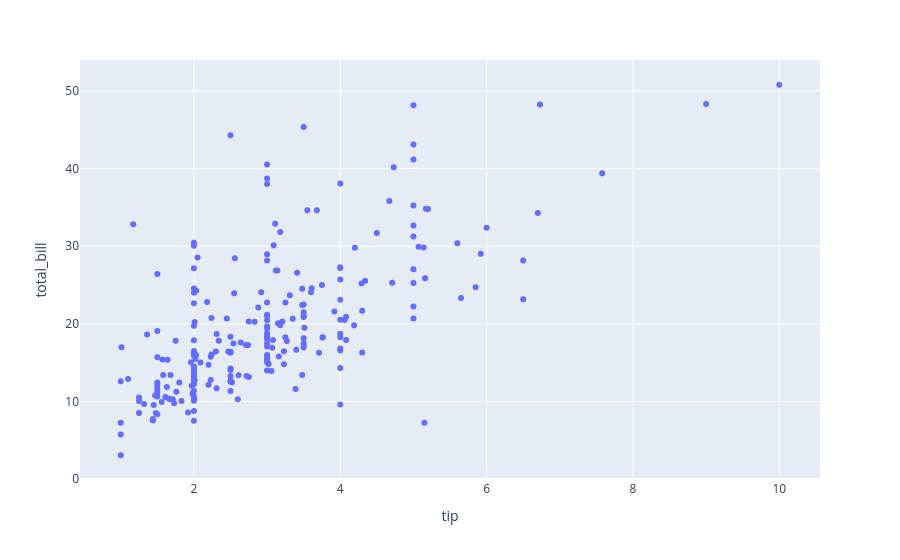

Notebook cell for this chart:
### Code cell
fig = px.scatter(data_frame=tips, x = 'tip',y='total_bill')
fig.show()

### Figure 1 — Plotly figure (JSON) as saved in the notebook; plotly's stock layout.template omitted (floating-point values rounded to 4 significant figures; data arrays with more than 128 entries replaced by an {"elided": "..."} marker saying what was removed)
{"data": [{"hovertemplate": "tip=%{x}<br>total_bill=%{y}<extra></extra>", "legendgroup": "", "marker": {"color": "#636efa", "symbol": "circle"}, "mode": "markers", "name": "", "orientation": "v", "showlegend": false, "type": "scatter", "x": {"elided": "244 float values"}, "xaxis": "x", "y": {"elided": "244 float values"}, "yaxis": "y"}], "layout": {"autosize": true, "legend": {"tracegroupgap": 0}, "margin": {"t": 60}, "xaxis": {"anchor": "y", "autorange": true, "domain": [0, 1], "range": [0.4406, 10.56], "title": {"text": "tip"}, "type": "linear"}, "yaxis": {"anchor": "x", "autorange": true, "domain": [0, 1], "range": [-0.6264, 54.51], "title": {"text": "total_bill"}, "type": "linear"}}}
